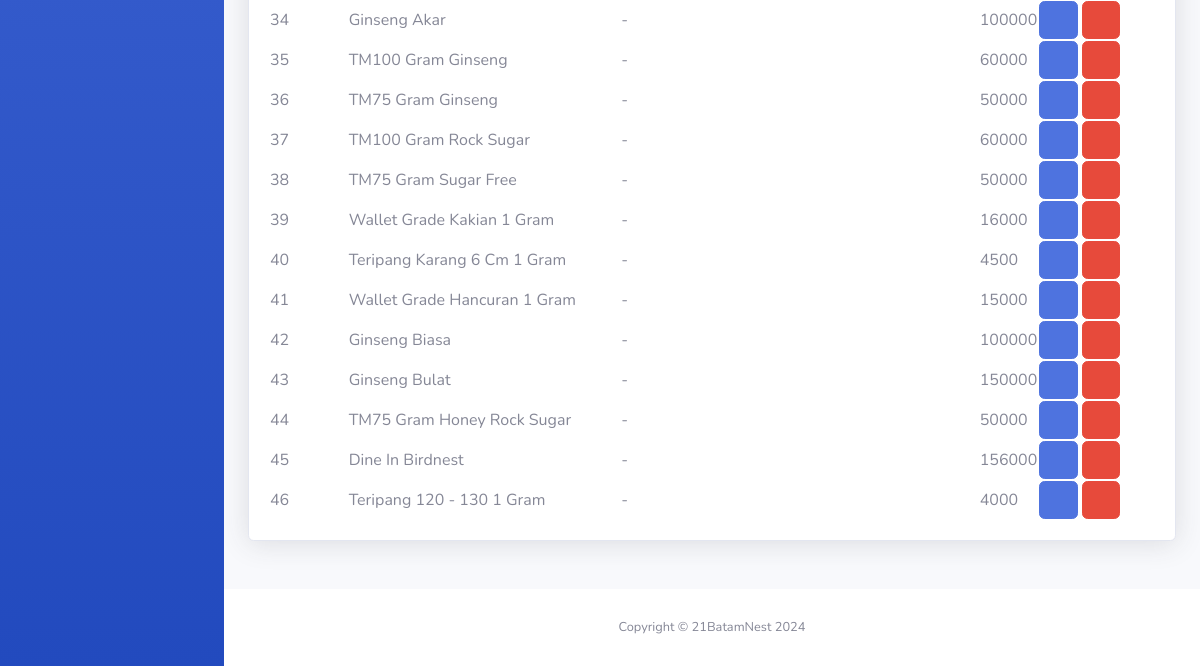
Before: /product/ (signed in, lower part) with the older database file.
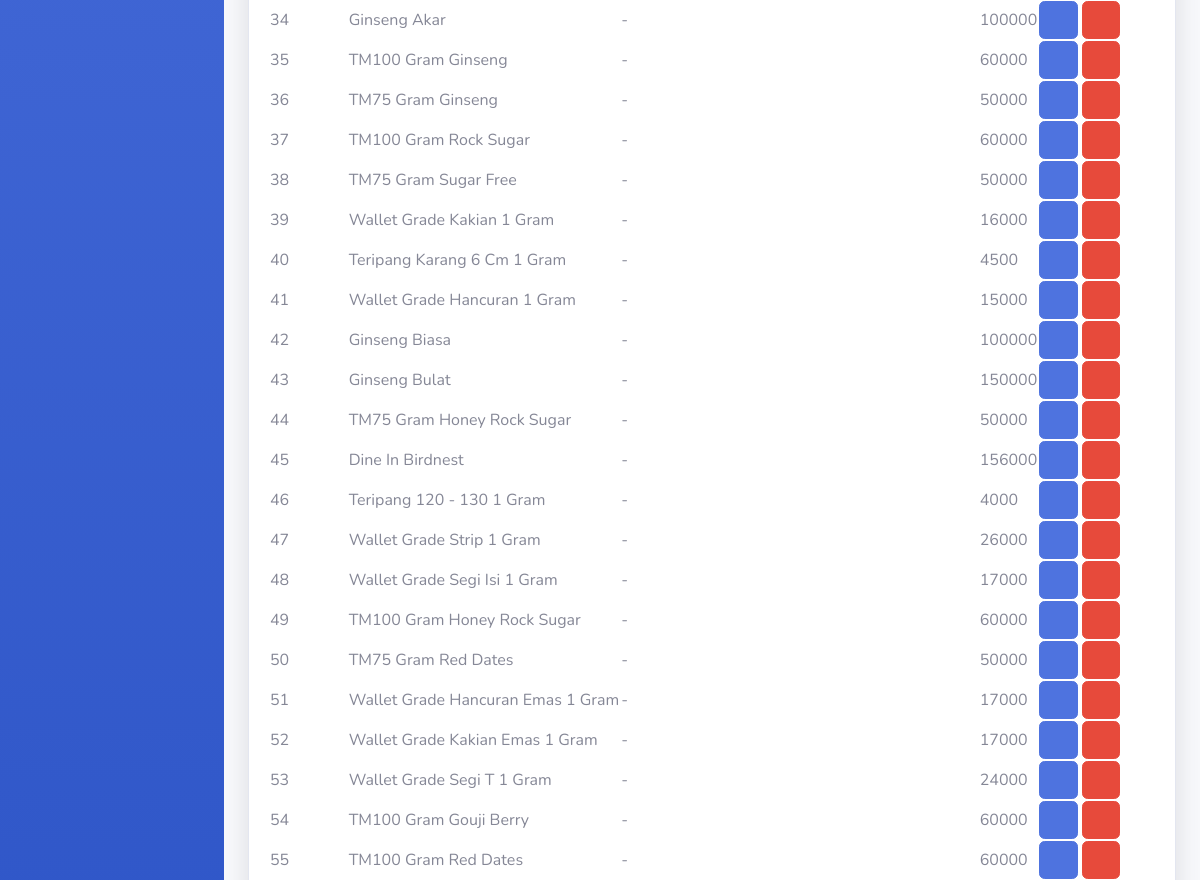
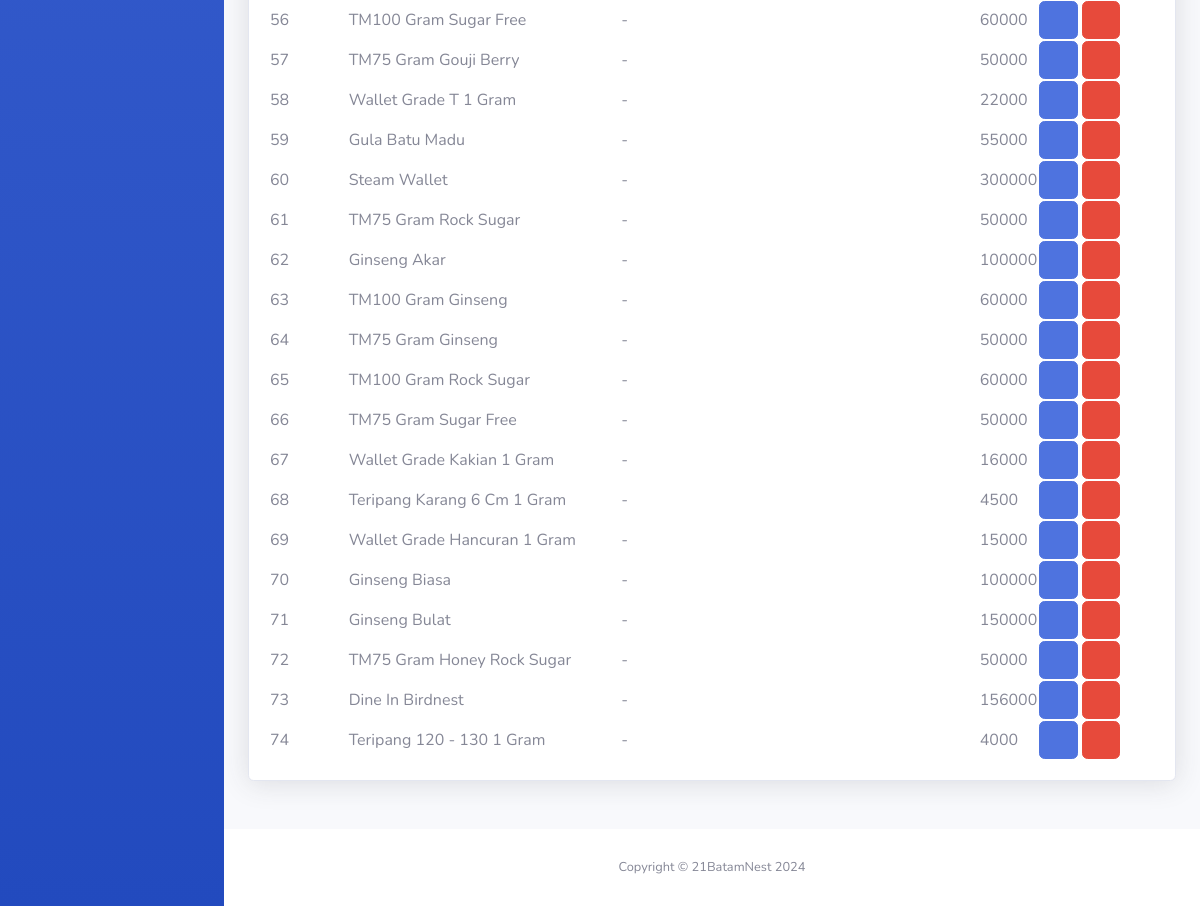
After: the same page with the newer database file (2 pictures, top to bottom).
### apps/models.py (models this page shows)
class Product(models.Model):
    product_name = models.CharField(max_length=100)
    description = models.TextField(max_length=300, null=True)
    price = models.IntegerField()

### apps/views.py (the view)
# urls.py: path('product/', views.product, name='product'),
def product(request : HttpRequest) -> HttpResponse:
    product = Product.objects.all()
    auth = auth_check(request)
    if auth is not None:
        return auth
    return render(request, "apps/product.html", {'products': product})

### apps/views.py (called while the page is built)
def auth_check(request):
    if not request.user.is_authenticated:
        return redirect("login")
    return None

### apps/templates/apps/product.html (shortened to what this page needs)
<!DOCTYPE html>
<html lang="en">
  {% load static %} {% include "apps/partials/header.html" %}
  <body id="page-top">
    <div id="wrapper">
      {% include "apps/partials/sidebar.html" %}
      <div id="content-wrapper" class="d-flex flex-column">
        <div id="content">
          <div class="container-fluid">
            <div class="row">
              <div class="col-lg mb-4">
                <div class="card shadow mb-4">
                  <div class="card-body">
                    <div class="text">
                      <table class="" id="datatablesSimple">
                        <tdata>
                          {% for product in products %}
                          <tr>
                            <td>{{ product.id }}</td>
                            <td>{{ product.product_name }}</td>
                            <td>{{ product.description }}</td>
                            <td>{{ product.price }}</td>
                            <td>
                              <a
                                href="/apps/product/updateproduct/{{ product.id }}"
                                class="btn btn-primary"
                              >
                                <i class="fas fa-edit"></i>
                              </a>
                              <a
                                href="{% url 'delete_product' product.id %}"
                                class="btn btn-danger"
                                onclick="return confirmation();"
                              >
                                <i class="fas fa-eraser"></i>
                              </a>
                            </td>
                          </tr>
                          {% endfor %}
                        </tdata>
                      </table>
                    </div>
                  </div>
                </div>
              </div>
            </div>
          </div>
        </div>
        {% include "apps/partials/footer.html" %}
      </div>
    </div>
  </body>
</html>

Changed rows visible on the page:
added Product: id "47", product_name "Wallet Grade Strip 1 Gram", description "-", price "26000"
added Product: id "48", product_name "Wallet Grade Segi Isi 1 Gram", description "-", price "17000"
added Product: id "49", product_name "TM100 Gram Honey Rock Sugar", description "-", price "60000"
added Product: id "50", product_name "TM75 Gram Red Dates", description "-", price "50000"
added Product: id "51", product_name "Wallet Grade Hancuran Emas 1 Gram", description "-", price "17000"
added Product: id "52", product_name "Wallet Grade Kakian Emas 1 Gram", description "-", price "17000"
added Product: id "53", product_name "Wallet Grade Segi T 1 Gram", description "-", price "24000"
added Product: id "54", product_name "TM100 Gram Gouji Berry", description "-", price "60000"
added Product: id "55", product_name "TM100 Gram Red Dates", description "-", price "60000"
added Product: id "56", product_name "TM100 Gram Sugar Free", description "-", price "60000"
added Product: id "57", product_name "TM75 Gram Gouji Berry", description "-", price "50000"
added Product: id "58", product_name "Wallet Grade T 1 Gram", description "-", price "22000"
added Product: id "59", product_name "Gula Batu Madu", description "-", price "55000"
added Product: id "60", product_name "Steam Wallet", description "-", price "300000"
added Product: id "61", product_name "TM75 Gram Rock Sugar", description "-", price "50000"
added Product: id "62", product_name "Ginseng Akar", description "-", price "100000"
added Product: id "63", product_name "TM100 Gram Ginseng", description "-", price "60000"
added Product: id "64", product_name "TM75 Gram Ginseng", description "-", price "50000"
added Product: id "65", product_name "TM100 Gram Rock Sugar", description "-", price "60000"
added Product: id "66", product_name "TM75 Gram Sugar Free", description "-", price "50000"
added Product: id "67", product_name "Wallet Grade Kakian 1 Gram", description "-", price "16000"
added Product: id "68", product_name "Teripang Karang 6 Cm 1 Gram", description "-", price "4500"
added Product: id "69", product_name "Wallet Grade Hancuran 1 Gram", description "-", price "15000"
added Product: id "70", product_name "Ginseng Biasa", description "-", price "100000"
added Product: id "71", product_name "Ginseng Bulat", description "-", price "150000"
added Product: id "72", product_name "TM75 Gram Honey Rock Sugar", description "-", price "50000"
added Product: id "73", product_name "Dine In Birdnest", description "-", price "156000"
added Product: id "74", product_name "Teripang 120 - 130 1 Gram", description "-", price "4000"
